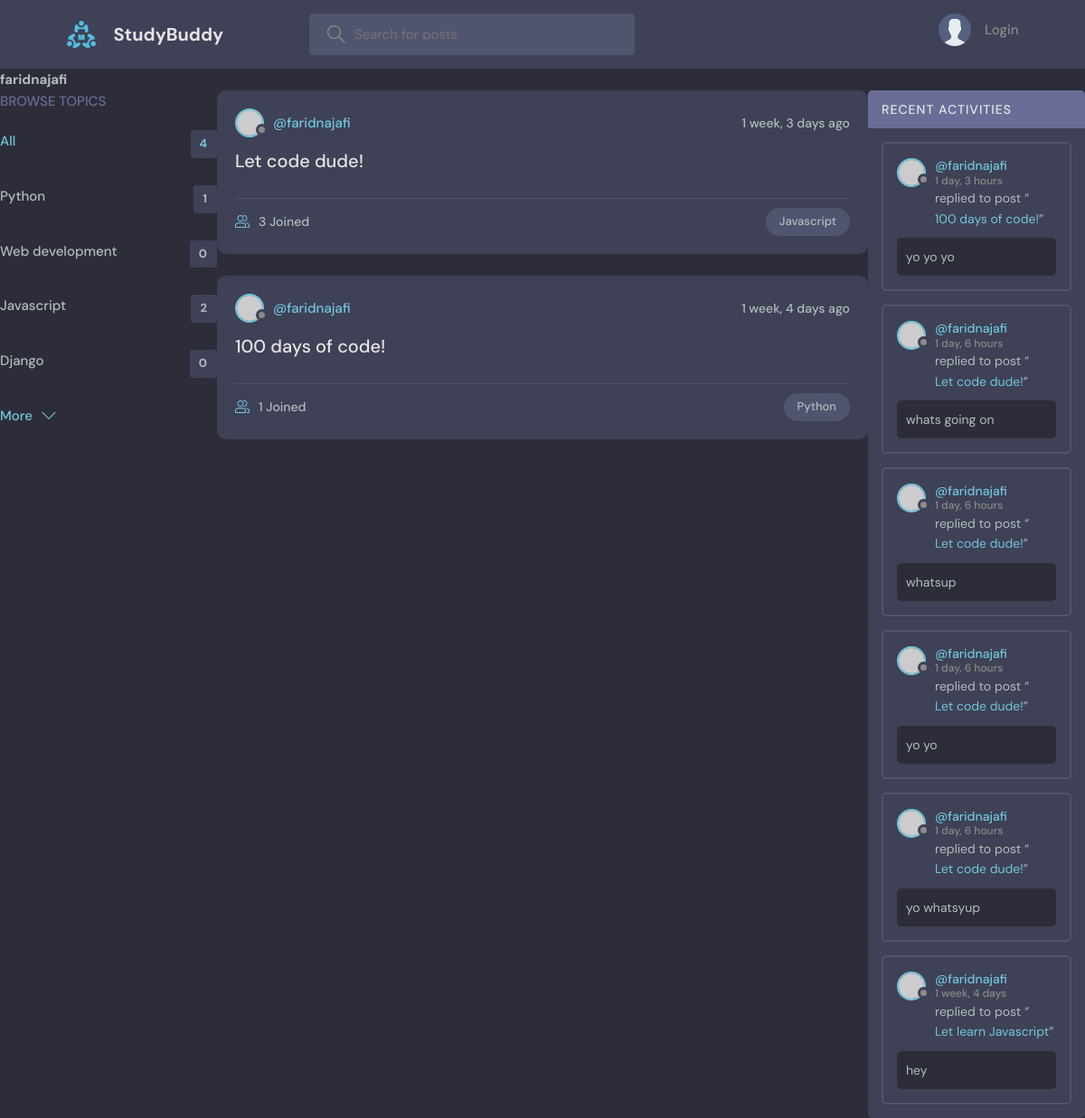
The app's page /profile/1/, older data.
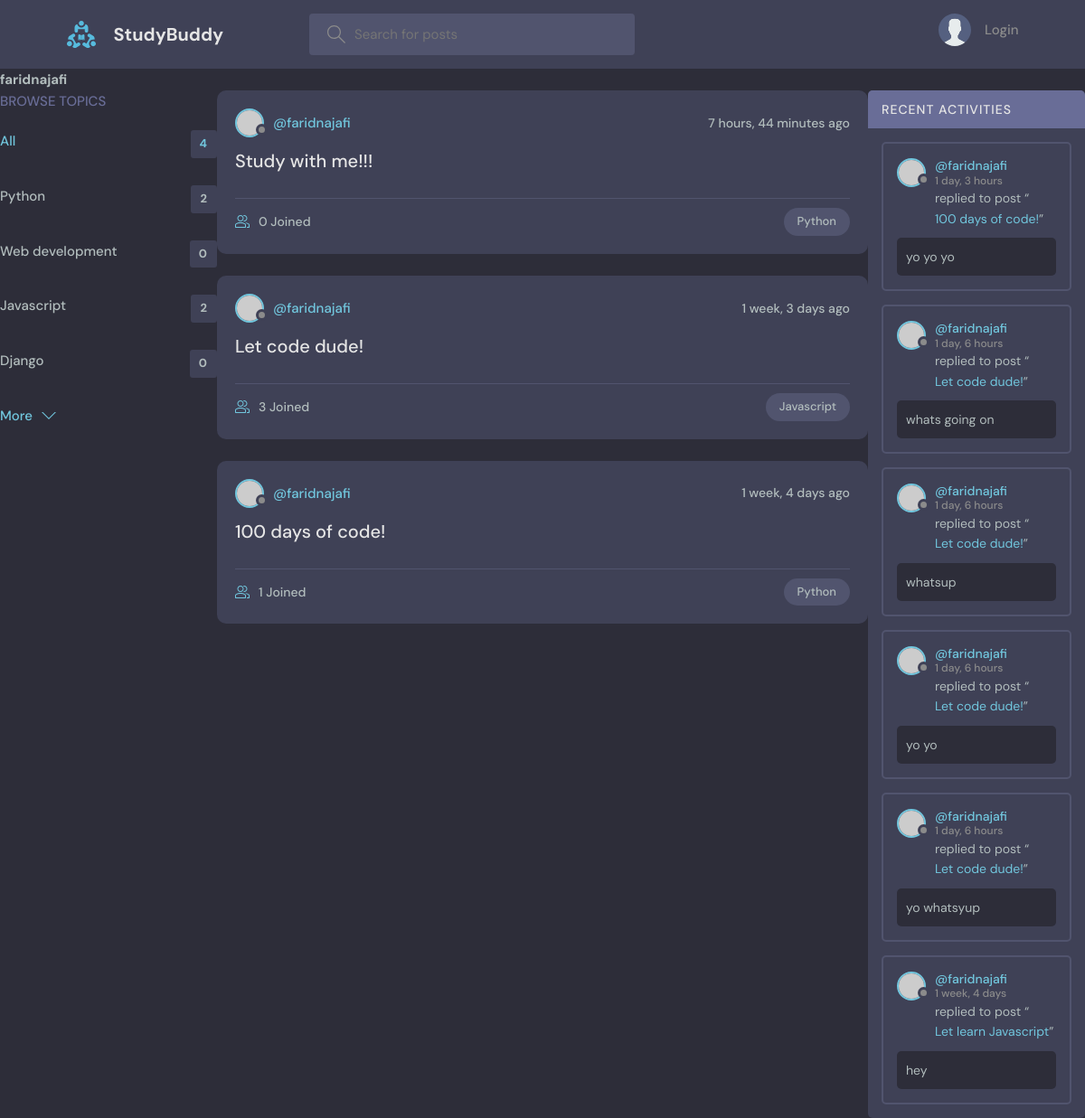
The same page, newer data.
### base/models.py (models this page shows, shortened)
class Topic(models.Model):
    name = models.CharField(max_length=200)

class Room(models.Model):
    host =models.ForeignKey(User, on_delete=models.SET_NULL, null=True)
    topic = models.ForeignKey(Topic, on_delete=models.SET_NULL, null=True)
    name = models.CharField(max_length=200)
    description = models.TextField(null=True, blank=True)
    participants = models.ManyToManyField(User, related_name='participants', blank=True)
    updated = models.DateTimeField(auto_now=True)
    created = models.DateTimeField(auto_now_add=True)
    class Meta:
        ordering = ['-updated', '-created']

class Message(models.Model):
    user = models.ForeignKey(User, on_delete=models.CASCADE)
    room = models.ForeignKey(Room, on_delete=models.CASCADE)
    body = models.TextField()
    updated = models.DateTimeField(auto_now=True)
    created = models.DateTimeField(auto_now_add=True)
    class Meta:
        ordering = ['-updated', '-created']

### base/views.py (the view)
def userProfile(request, pk):
    user=User.objects.get(id=pk)
    rooms= user.room_set.all()
    room_messages=user.message_set.all()
    topics = Topic.objects.all()
    context = {'user': user,'rooms': rooms,'room_messages': room_messages,'topics': topics}
    return render(request, 'base/profile.html', context)

### base/templates/base/profile.html (shortened to what this page needs)
{% extends 'main.html'%}
{% block content %}
<h1>{{user.username}}</h1>
<div class="profile-container">
    <div>
        {%include 'base/topics_component.html'%}
    </div>
    <div>
        {%include 'base/feed_component.html'%}
    </div>
    <div>
        {%include 'base/activity_component.html'%}
    </div>
</div>
{% endblock content %}

### base/templates/base/topics_component.html
<div class="topics">
    <div class="topics__header">
      <h2>Browse Topics</h2>
    </div>
    <ul class="topics__list">
      <li>
        <a href="{% url 'home' %}" class="active">All <span>{{topics.count}}</span></a>
      </li>
      {% for topic in topics %}
      <li>
        <a href="{% url 'home' %}?q={{topic.name}}">{{topic.name}} <span>{{topic.room_set.all.count}}</span></a>
      </li>
      {% endfor %}
    </ul>
    <a class="btn btn--link" href="topics.html">
      More
      <svg version="1.1" xmlns="http://www.w3.org/2000/svg" width="32" height="32" viewBox="0 0 32 32">
        <title>chevron-down</title>
        <path d="M16 21l-13-13h-3l16 16 16-16h-3l-13 13z"></path>
      </svg>
    </a>
  </div>

### base/templates/base/feed_component.html (shortened to what this page needs)
{% for room in rooms %}
<div class="roomListRoom">
            <div class="roomListRoom__header">
              <a href="{% url 'user-profile' room.host.id %}" class="roomListRoom__author">
                <div class="avatar avatar--small">
                  <img src="https://randomuser.me/api/portraits/women/11.jpg" />
                </div>
                <span>@{{room.host.username}}</span>
              </a>
              <div class="roomListRoom__actions">
                <span>{{room.created|timesince}} ago</span>
              </div>
            </div>
            <div class="roomListRoom__content">
              <a href="{% url 'room' room.id %}">{{room.name}}</a>
            </div>
            <div class="roomListRoom__meta">
              <a href="{% url 'room' room.id %}" class="roomListRoom__joined">
                {{room.participants.all.count}} Joined
              </a>
              <p class="roomListRoom__topic">{{room.topic.name}}</p>
            </div>
          </div>
          {% endfor %}

### base/templates/base/activity_component.html (shortened to what this page needs)
<div class="activities">
    <div class="activities__header">
      <h2>Recent Activities</h2>
    </div>
    {% for message in room_messages%}
    <div class="activities__box">
      <div class="activities__boxHeader roomListRoom__header">
        <a href="{% url 'user-profile' message.user.id %}" class="roomListRoom__author">
          <div class="avatar avatar--small">
            <img src="https://randomuser.me/api/portraits/women/11.jpg" />
          </div>
          <p>
            @{{message.user}}
            <span>{{message.created|timesince}}</span>
          </p>
        </a>
      </div>
      <div class="activities__boxContent">
        <p>replied to post “<a href="{%url 'room' message.room.id%}">{{message.room.name}}</a>”</p>
        <div class="activities__boxRoomContent">
         {{message.body}}
        </div>
      </div>
    </div>
    {% endfor %}
  </div>

Row changes from the older to the newer data that the page shows:
computed for Topic "Python": room_set.all.count "1" → "2"
added Room: host.username "faridnajafi", created "7 hours, 44 minutes", name "Study with me!!!", participants.all.count "0", topic.name "Python"
